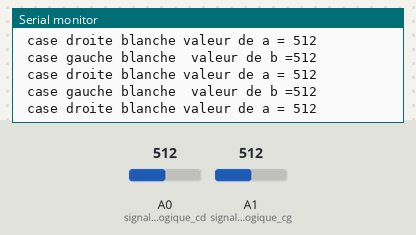
The sketch below on a simulated Arduino Uno, built with avr-gcc and run on an emulated ATmega328P. On the bench: the last lines printed to the serial monitor. Inputs (shaded band) come from the test bench; at power-on: A0 (signal_analogique_cd) = 512, A1 (signal_analogique_cg) = 512.

Above: at 12.7 s.
12.8 s: A0 (signal_analogique_cd) set to 112
At 12.98 s:
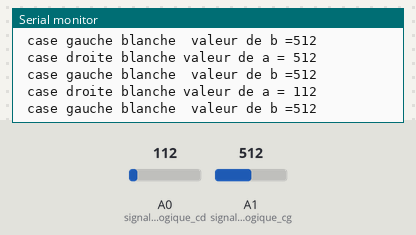
15.8 s: A0 (signal_analogique_cd) set to 100
At 15.9 s:
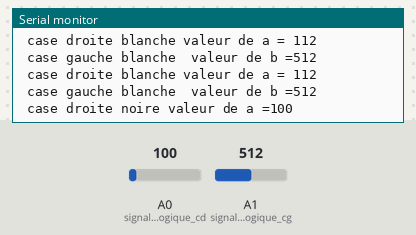

Measured:
- the behaviour switches between 101 and 100 on A0 (signal_analogique_cd) (found by bisection; images 1 and 2)
- after the input at 12.8 s, the serial monitor: prints a new line after 0.07 s (image 1)
- after the input at 15.8 s, the serial monitor: prints a new line after 0.09 s (image 2)

The sketch:

programme_capteur_v2.ino
```cpp
//programme donnant si la case au dessus de laquelle se situe le capteur droit et gauche est noire ou blanche
// programme fonctionnel
// déterminer les meilleurs seuils en faisant des tests avec le robot

int signal_analogique_cd = A0;  //entree analogique du capteur droit
int  signal_analogique_cg = A1;  // entree analogique du capteur gauche
int pin_cd = 0;  // pin sur laquelle le capteur droit est branche
int pin_cg = 1;  // pin sur laquelle le capteur gauche est branche
int a = 0;  // variable contenant la valeur provenant de la lecture de l'entree analogique A0
int b = 0;  // variable contenant la valeur provenant de la lecture de l'entree analogique A1

 void setup()
{
  Serial.begin(9600);
  pinMode(pin_cd, OUTPUT);
  pinMode(pin_cg, OUTPUT);
}

void loop()
{
  digitalWrite(pin_cd, HIGH);
  a = analogRead(signal_analogique_cd);    // lecture de l'octet, valeur entre 0 et 1023
  digitalWrite(pin_cg, HIGH);
  b = analogRead(signal_analogique_cg);  // lecture de l'octet, valeur entre 0 et 1023

  if (a > 100)                            // affichage du résultat du capteur droit et gauche
  {
  Serial.print(" case droite blanche valeur de a = ");
  Serial.print(a);
  Serial.println();
  delay(100);
  }
  else
 {
   Serial.print(" case droite noire valeur de a =");
   Serial.print(a);
   Serial.println();
   delay(100);
 }

 Serial.println();

 if (b > 500)
 {
  Serial.print(" case gauche blanche ");
  Serial.print(" valeur de b =");
  Serial.println(b);
  delay(100);
 }
 else
 {
  Serial.print(" case gauche noire ");
  Serial.print(" valeur de b =");
  Serial.println(b);
  delay(100);
 }
}
```
